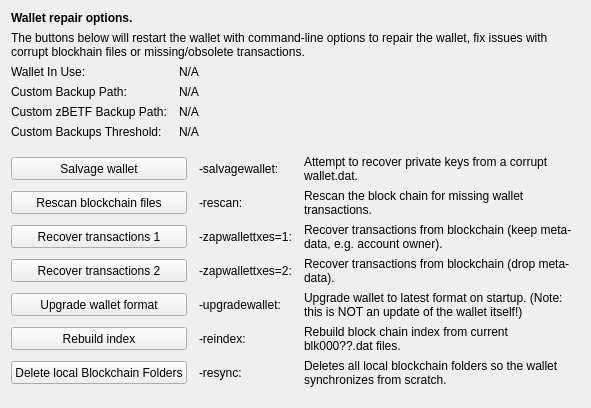
     <widget class="QWidget" name="tab_repair">
      <attribute name="title">
       <string>&amp;Wallet Repair</string>
      </attribute>
      <layout class="QGridLayout" name="gridLayout_4" columnstretch="0,0,0,0">
       <property name="horizontalSpacing">
        <number>12</number>
       </property>
       <item row="0" column="0" colspan="4">
        <widget class="QLabel" name="label_repair_header">
         <property name="font">
          <font>
           <weight>75</weight>
           <bold>true</bold>
          </font>
         </property>
         <property name="text">
          <string>Wallet repair options.</string>
         </property>
        </widget>
       </item>
       <item row="1" column="0" colspan="4">
        <widget class="QLabel" name="label_repair_helptext">
         <property name="font">
          <font>
           <weight>50</weight>
           <bold>false</bold>
          </font>
         </property>
         <property name="text">
          <string>The buttons below will restart the wallet with command-line options to repair the wallet, fix issues with corrupt blockhain files or missing/obsolete transactions.</string>
         </property>
         <property name="wordWrap">
          <bool>true</bool>
         </property>
        </widget>
       </item>
       <item row="2" column="0">
        <widget class="QLabel" name="wallet_path_label">
         <property name="text">
          <string>Wallet In Use:</string>
         </property>
        </widget>
       </item>
       <item row="2" column="1" colspan="3">
        <widget class="QLabel" name="wallet_path">
         <property name="cursor">
          <cursorShape>IBeamCursor</cursorShape>
         </property>
         <property name="text">
          <string>N/A</string>
         </property>
         <property name="textFormat">
          <enum>Qt::PlainText</enum>
         </property>
         <property name="textInteractionFlags">
          <set>Qt::LinksAccessibleByMouse|Qt::TextSelectableByKeyboard|Qt::TextSelectableByMouse</set>
         </property>
        </widget>
       </item>
       <item row="3" column="0">
        <widget class="QLabel" name="wallet_custombackuppath_label">
         <property name="text">
          <string>Custom Backup Path:</string>
         </property>
         <property name="visible">
          <bool>false</bool>
         </property>
        </widget>
       </item>
       <item row="3" column="1" colspan="3">
        <widget class="QLabel" name="wallet_custombackuppath">
         <property name="cursor">
          <cursorShape>IBeamCursor</cursorShape>
         </property>
         <property name="text">
          <string>N/A</string>
         </property>
         <property name="textFormat">
          <enum>Qt::PlainText</enum>
         </property>
         <property name="textInteractionFlags">
          <set>Qt::LinksAccessibleByMouse|Qt::TextSelectableByKeyboard|Qt::TextSelectableByMouse</set>
         </property>
         <property name="visible">
          <bool>false</bool>
         </property>
        </widget>
       </item>
       <item row="4" column="0">
        <widget class="QLabel" name="wallet_customzwgrbackuppath_label">
         <property name="text">
          <string>Custom zBETF Backup Path:</string>
         </property>
         <property name="visible">
          <bool>false</bool>
         </property>
        </widget>
       </item>
       <item row="4" column="1" colspan="3">
        <widget class="QLabel" name="wallet_customzwgrbackuppath">
         <property name="cursor">
          <cursorShape>IBeamCursor</cursorShape>
         </property>
         <property name="text">
          <string>N/A</string>
         </property>
         <property name="textFormat">
          <enum>Qt::PlainText</enum>
         </property>
         <property name="textInteractionFlags">
          <set>Qt::LinksAccessibleByMouse|Qt::TextSelectableByKeyboard|Qt::TextSelectableByMouse</set>
         </property>
         <property name="visible">
          <bool>false</bool>
         </property>
        </widget>
       </item>
       <item row="5" column="0">
        <widget class="QLabel" name="wallet_custombackupthreshold_label">
         <property name="text">
          <string>Custom Backups Threshold:</string>
         </property>
         <property name="visible">
          <bool>false</bool>
         </property>
        </widget>
       </item>
       <item row="5" column="1" colspan="3">
        <widget class="QLabel" name="wallet_custombackupthreshold">
         <property name="cursor">
          <cursorShape>IBeamCursor</cursorShape>
         </property>
         <property name="text">
          <string>N/A</string>
         </property>
         <property name="textFormat">
          <enum>Qt::PlainText</enum>
         </property>
         <property name="textInteractionFlags">
          <set>Qt::LinksAccessibleByMouse|Qt::TextSelectableByKeyboard|Qt::TextSelectableByMouse</set>
         </property>
         <property name="visible">
          <bool>false</bool>
         </property>
        </widget>
       </item>
       <item row="6" column="0">
        <spacer name="verticalSpacer_repair1">
         <property name="orientation">
          <enum>Qt::Vertical</enum>
         </property>
         <property name="sizeHint" stdset="0">
          <size>
           <width>10</width>
           <height>10</height>
          </size>
         </property>
        </spacer>
       </item>
       <item row="7" column="0" colspan="2">
        <widget class="QPushButton" name="btn_salvagewallet">
         <property name="minimumSize">
          <size>
           <width>100</width>
           <height>23</height>
          </size>
         </property>
         <property name="text">
          <string>Salvage wallet</string>
         </property>
        </widget>
       </item>
       <item row="7" column="2">
        <widget class="QLabel" name="label_repair_salvage_command">
         <property name="text">
          <string notr="true">-salvagewallet:</string>
         </property>
        </widget>
       </item>
       <item row="7" column="3">
        <widget class="QLabel" name="label_repair_salvage">
         <property name="text">
          <string>Attempt to recover private keys from a corrupt wallet.dat.</string>
         </property>
         <property name="wordWrap">
          <bool>true</bool>
         </property>
        </widget>
       </item>
       <item row="8" column="0" colspan="2">
        <widget class="QPushButton" name="btn_rescan">
         <property name="minimumSize">
          <size>
           <width>100</width>
           <height>23</height>
          </size>
         </property>
         <property name="text">
          <string>Rescan blockchain files</string>
         </property>
        </widget>
       </item>
       <item row="8" column="2">
        <widget class="QLabel" name="label_repair_rescan_command">
         <property name="text">
          <string notr="true">-rescan:</string>
         </property>
        </widget>
       </item>
       <item row="8" column="3">
        <widget class="QLabel" name="label_repair_rescan">
         <property name="text">
          <string>Rescan the block chain for missing wallet transactions.</string>
         </property>
         <property name="wordWrap">
          <bool>true</bool>
         </property>
        </widget>
       </item>
       <item row="9" column="0" colspan="2">
        <widget class="QPushButton" name="btn_zapwallettxes1">
         <property name="minimumSize">
          <size>
           <width>100</width>
           <height>23</height>
          </size>
         </property>
         <property name="text">
          <string>Recover transactions 1</string>
         </property>
        </widget>
       </item>
       <item row="9" column="2">
        <widget class="QLabel" name="label_repair_zap1_command">
         <property name="text">
          <string notr="true">-zapwallettxes=1:</string>
         </property>
        </widget>
       </item>
       <item row="9" column="3">
        <widget class="QLabel" name="label_repair_zap1">
         <property name="text">
          <string>Recover transactions from blockchain (keep meta-data, e.g. account owner).</string>
         </property>
         <property name="wordWrap">
          <bool>true</bool>
         </property>
        </widget>
       </item>
       <item row="10" column="0" colspan="2">
        <widget class="QPushButton" name="btn_zapwallettxes2">
         <property name="minimumSize">
          <size>
           <width>100</width>
           <height>23</height>
          </size>
         </property>
         <property name="text">
          <string>Recover transactions 2</string>
         </property>
        </widget>
       </item>
       <item row="10" column="2">
        <widget class="QLabel" name="label_repair_zap2_command">
         <property name="text">
          <string notr="true">-zapwallettxes=2:</string>
         </property>
        </widget>
       </item>
       <item row="10" column="3">
        <widget class="QLabel" name="label_repair_zap2">
         <property name="text">
          <string>Recover transactions from blockchain (drop meta-data).</string>
         </property>
         <property name="wordWrap">
          <bool>true</bool>
         </property>
        </widget>
       </item>
       <item row="11" column="0" colspan="2">
        <widget class="QPushButton" name="btn_upgradewallet">
         <property name="minimumSize">
          <size>
           <width>100</width>
           <height>23</height>
          </size>
         </property>
         <property name="text">
          <string>Upgrade wallet format</string>
         </property>
        </widget>
       </item>
       <item row="11" column="2">
        <widget class="QLabel" name="label_repair_upgrade_command">
         <property name="text">
          <string notr="true">-upgradewallet:</string>
         </property>
        </widget>
       </item>
       <item row="11" column="3">
        <widget class="QLabel" name="label_repair_upgrade">
         <property name="text">
          <string>Upgrade wallet to latest format on startup. (Note: this is NOT an update of the wallet itself!)</string>
         </property>
         <property name="wordWrap">
          <bool>true</bool>
         </property>
        </widget>
       </item>
       <item row="12" column="0" colspan="2">
        <widget class="QPushButton" name="btn_reindex">
         <property name="minimumSize">
          <size>
           <width>100</width>
           <height>23</height>
          </size>
         </property>
         <property name="text">
          <string>Rebuild index</string>
         </property>
        </widget>
       </item>
       <item row="12" column="2">
        <widget class="QLabel" name="label_repair_reindex_command">
         <property name="text">
          <string notr="true">-reindex:</string>
         </property>
        </widget>
       </item>
       <item row="12" column="3">
        <widget class="QLabel" name="label_repair_reindex">
         <property name="text">
          <string>Rebuild block chain index from current blk000??.dat files.</string>
         </property>
         <property name="wordWrap">
          <bool>true</bool>
         </property>
        </widget>
       </item>
       <item row="13" column="0" colspan="2">
        <widget class="QPushButton" name="btn_resync">
         <property name="minimumSize">
          <size>
           <width>100</width>
           <height>23</height>
          </size>
         </property>
         <property name="text">
          <string>Delete local Blockchain Folders</string>
         </property>
        </widget>
       </item>
       <item row="13" column="2">
        <widget class="QLabel" name="label_repair_resync_command">
         <property name="text">
          <string>-resync:</string>
         </property>
        </widget>
       </item>
       <item row="13" column="3">
        <widget class="QLabel" name="label_repair_resync">
         <property name="text">
          <string>Deletes all local blockchain folders so the wallet synchronizes from scratch.</string>
         </property>
         <property name="wordWrap">
          <bool>true</bool>
         </property>
        </widget>
       </item>
       <item row="14" column="0">
        <spacer name="verticalSpacer_repair2">
         <property name="orientation">
          <enum>Qt::Vertical</enum>
         </property>
         <property name="sizeHint" stdset="0">
          <size>
           <width>20</width>
           <height>10</height>
          </size>
         </property>
        </spacer>
       </item>
      </layout>
     </widget>
